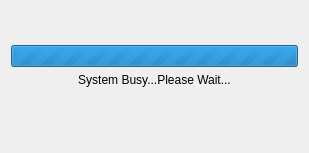
<?xml version="1.0" encoding="UTF-8"?>
<ui version="4.0">
 <class>BusyDialog</class>
 <widget class="QDialog" name="BusyDialog">
  <property name="windowModality">
   <enum>Qt::ApplicationModal</enum>
  </property>
  <property name="geometry">
   <rect>
    <x>0</x>
    <y>0</y>
    <width>309</width>
    <height>153</height>
   </rect>
  </property>
  <property name="windowTitle">
   <string>System Busy</string>
  </property>
  <layout class="QVBoxLayout" name="verticalLayout">
   <item>
    <spacer name="verticalSpacer_2">
     <property name="orientation">
      <enum>Qt::Vertical</enum>
     </property>
     <property name="sizeHint" stdset="0">
      <size>
       <width>20</width>
       <height>40</height>
      </size>
     </property>
    </spacer>
   </item>
   <item>
    <widget class="QProgressBar" name="progressBar">
     <property name="maximum">
      <number>0</number>
     </property>
     <property name="value">
      <number>-1</number>
     </property>
     <property name="textVisible">
      <bool>false</bool>
     </property>
    </widget>
   </item>
   <item>
    <widget class="QLabel" name="busyStaicText">
     <property name="text">
      <string>System Busy...Please Wait...</string>
     </property>
     <property name="alignment">
      <set>Qt::AlignCenter</set>
     </property>
    </widget>
   </item>
   <item>
    <widget class="QLabel" name="busyDynamicText">
     <property name="text">
      <string/>
     </property>
     <property name="alignment">
      <set>Qt::AlignCenter</set>
     </property>
    </widget>
   </item>
   <item>
    <spacer name="verticalSpacer">
     <property name="orientation">
      <enum>Qt::Vertical</enum>
     </property>
     <property name="sizeHint" stdset="0">
      <size>
       <width>20</width>
       <height>40</height>
      </size>
     </property>
    </spacer>
   </item>
  </layout>
 </widget>
 <resources/>
 <connections/>
</ui>
